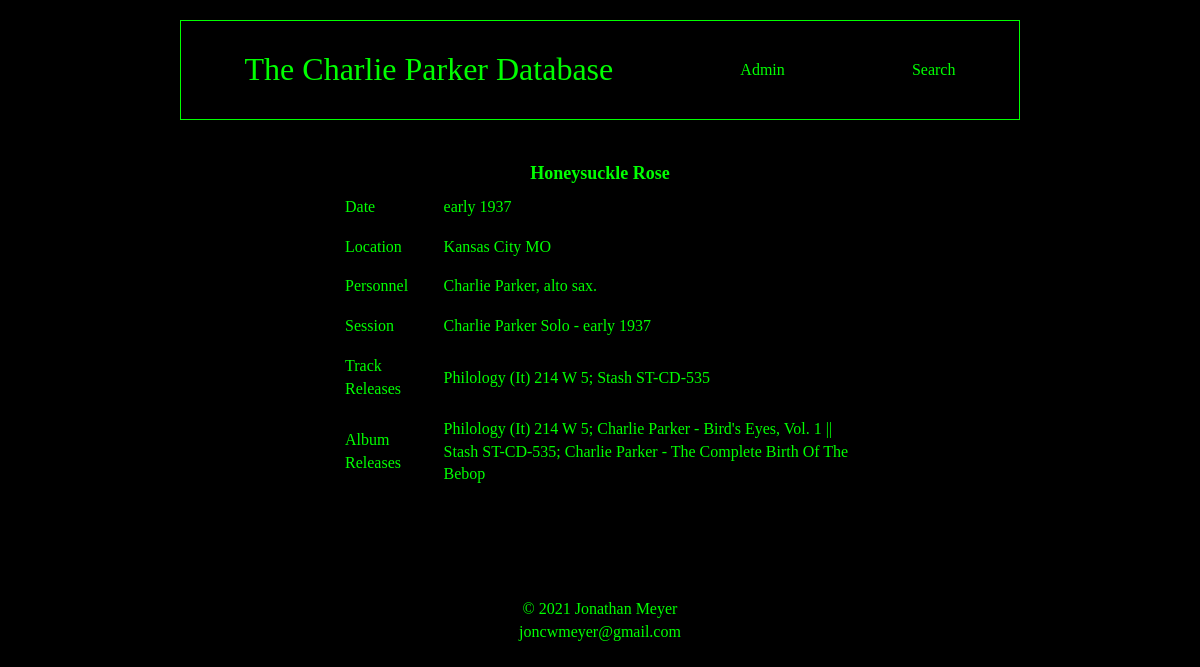
Page /version_detail/1/ on the committed database.
### blog/models.py (models this page shows, shortened)
class Version(models.Model): # New version
    song = models.ForeignKey(Song, on_delete=models.PROTECT, blank=True, null=True)
    session = models.ForeignKey(Session, on_delete=models.PROTECT)
    session_song_number = models.CharField(max_length=255, blank=True, null=True)
    releases = models.CharField(max_length=2000, default="")
    version_title = models.CharField(max_length=255)
    notes = models.TextField(blank=True)
    transcription_pdf = models.FileField(upload_to='transcriptions_pdf', blank=True)
    sibelius_file = models.FileField(upload_to='sibelius_files', blank=True)
    sound_file = models.FileField(upload_to='sound_files', blank=True)
    youtube_link = models.URLField(blank=True)

class Session(models.Model):
    title = models.CharField(max_length=255)
    date = models.CharField(max_length=255, blank=True)
    location = models.TextField(blank=True)
    personnel = models.TextField(blank=True)
    album_releases = models.TextField(blank=True)
    def __str__(self):
        return f"{self.title} - {self.date}"

### blog/views.py (the view)
# urls.py: re_path(r'^version_detail/(?P<pk>\d+)/$', views.VersionDetailView.as_view(), name="version_detail"),
class VersionDetailView(generic.DetailView):
    model = models.Version
    template_name = 'blog/version_detail.html'
    def get_object(self, queryset=None):
        return models.Version.objects.get(pk=self.kwargs.get("pk"))

### blog/templates/blog/version_detail.html (shortened to what this page needs)
{% extends "blog/blog_base.html" %}
{% block content %}
  <table>
    <th colspan="2">{{ object.version_title }}</th>
    <tr>
      <td>Date</td>
      <td>{{ object.session.date }}</td>
    </tr>
    <tr>
      <td>Location</td>
      <td>{{ object.session.location }}</td>
    </tr>
    <tr>
      <td>Personnel</td>
      <td>{{ object.session.personnel }}</td>
    </tr>
    <tr>
      <td>Session</td>
      <td>{{ object.session }}</td>
    </tr>
    <tr>
      <td>Track Releases</td>
      <td>{{ object.releases }}</td>
    </tr>
    <tr>
      <td>Album Releases</td>
      <td>
        {{ object.session.album_releases }}
    </tr>
  </table><br>
{% endblock %}

### static/birdBlog/css/master.css (style rules this page uses)
body { font-family: calibri; font-size: 16px; color: lime; background-color: black; display: grid; grid-template-rows: 10em minmax(15em, auto) 10em; grid-template-columns: 10em 1fr 10em; }
tr, td { border: solid black 1px; }
th { text-align: center; font-size: large; }
td { padding: .5em; }
table { border: solid black 1px; border-spacing: 15px 5px; border: none; margin-left: auto; margin-right: auto; width: 75%; min-width: 300px; }
@media screen and (min-width: 350px) { body { grid-template-areas: "nav nav nav" "main main main" "5 footer 6" } }
@media screen and (min-width: 1000px) { body { display: grid; grid-template-areas: "1 nav 2" "3 main 4" "5 footer 6" } }

### rows in the picture
Version: version_title "Honeysuckle Rose", session "early 1937", session.location "Kansas City MO", session.personnel "Charlie Parker, alto sax.", session "Charlie Parker Solo - early 1937", releases "Philology (It) 214 W 5; Stash ST-CD-535", session.album_releases "Philology (It) 214 W 5; Charlie Parker - Bird's Eyes, Vol. 1 || Stash ST-CD-535; Charlie Parker - The Complete Birth Of The Bebop"
